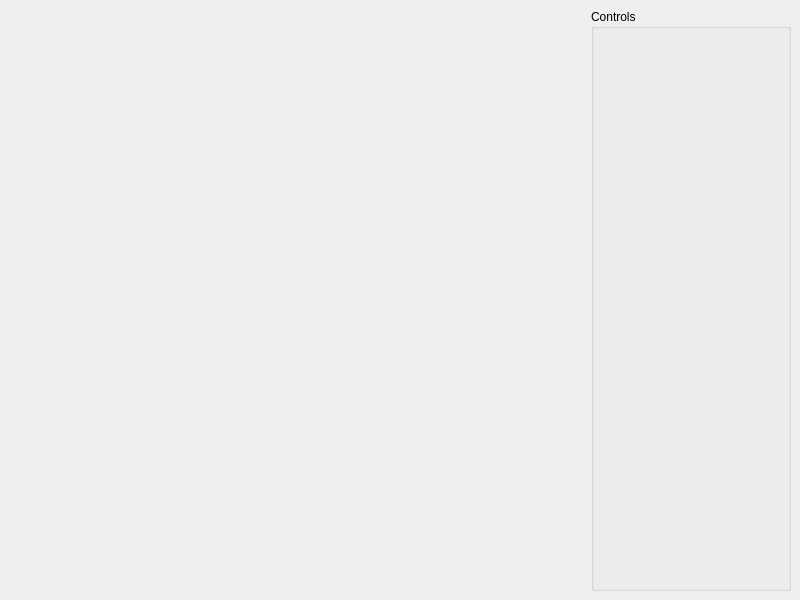
<?xml version="1.0" encoding="UTF-8"?>
<ui version="4.0">
 <class>CyclopsWindow</class>
 <widget class="QMainWindow" name="CyclopsWindow">
  <property name="geometry">
   <rect>
    <x>0</x>
    <y>0</y>
    <width>800</width>
    <height>600</height>
   </rect>
  </property>
  <property name="windowTitle">
   <string>Cyclops</string>
  </property>
  <widget class="QWidget" name="centralwidget">
   <layout class="QHBoxLayout" name="horizontalLayout_2">
    <item>
     <widget class="CyclopsViewer" name="widget" native="true"/>
    </item>
    <item>
     <widget class="QGroupBox" name="groupBox">
      <property name="enabled">
       <bool>true</bool>
      </property>
      <property name="maximumSize">
       <size>
        <width>200</width>
        <height>16777215</height>
       </size>
      </property>
      <property name="title">
       <string>Controls</string>
      </property>
     </widget>
    </item>
   </layout>
  </widget>
 </widget>
 <customwidgets>
  <customwidget>
   <class>CyclopsViewer</class>
   <extends>QWidget</extends>
   <header>cyclops_viewer.h</header>
   <container>1</container>
  </customwidget>
 </customwidgets>
 <resources/>
 <connections/>
</ui>
